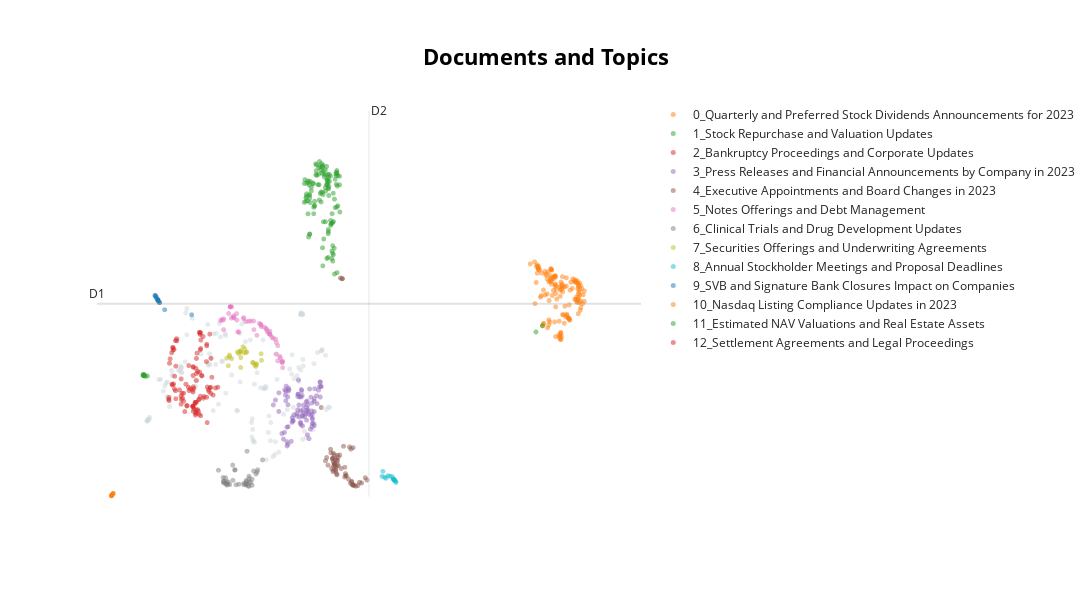

Source (notebook cell):
### Code cell
fig = topic_model.visualize_documents(
    dataset['accessionNo'],
    reduced_embeddings=reduced_embeddings_n_2,
    width=1200,
    height=600,
    hide_annotations=True
)
fig.update_layout(font=dict(size=12))
